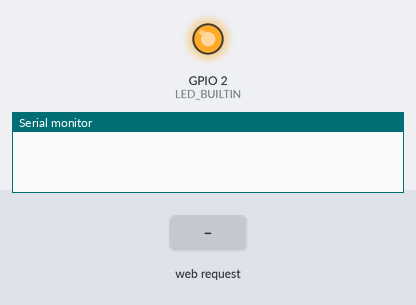
A sketch run on a simulated ESP8266 (NodeMCU). On the bench: output pins drawn as LEDs (lit = HIGH, except the on-board LED, lit = LOW), the last lines printed to the serial monitor. Dashed ring = blinking. Inputs (shaded band) come from the test bench. WiFi joins after 1.5 s; servers stay silent unless stated.

Above: at 2.7 s.
2.8 s: HTTP request GET /btn/1 received
At 3.05 s:
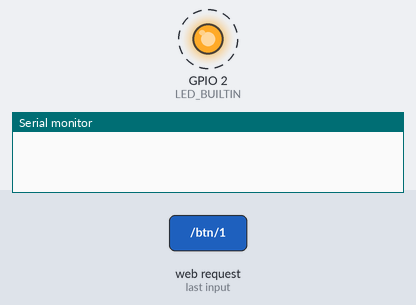
6.4 s: HTTP request GET /btn/2 received
At 7.8 s:
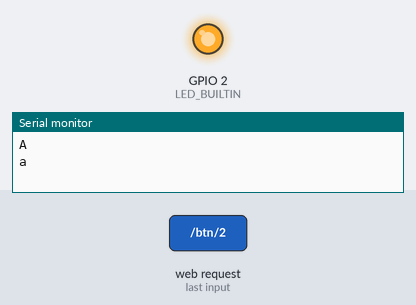
10.0 s: HTTP request GET /btn/3 received
At 10.25 s:
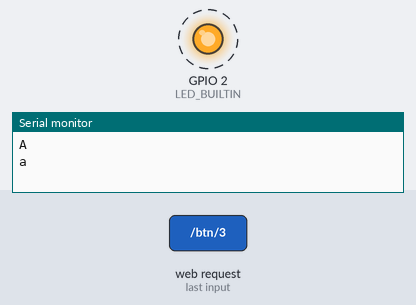
Timing chart, 0 to 13.0 s (numbered marks = the images above; inputs shaded):
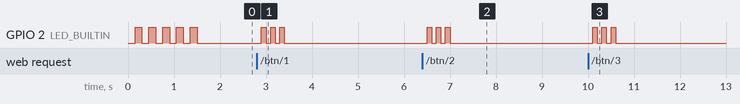

Measured:
- after the input at 2.8 s, GPIO 2 (LED_BUILTIN): alternates HIGH for 0.10 s and LOW for 0.10 s, 6 changes in all, then stays LOW, starting after 0.10 s
- after the input at 6.4 s, GPIO 2 (LED_BUILTIN): alternates HIGH for 0.10 s and LOW for 0.10 s, 6 changes in all, then stays LOW, starting after 0.10 s
- after the input at 10.0 s, GPIO 2 (LED_BUILTIN): alternates HIGH for 0.10 s and LOW for 0.10 s, 6 changes in all, then stays LOW, starting after 0.10 s

The sketch:

esp.ino
```cpp
#include <ESP8266WiFi.h>

#ifndef STASSID
#define STASSID "WiTooth"
#define STAPSK  "psw123456"
#endif

String input = "";

const char* ssid = STASSID;
const char* password = STAPSK;

WiFiServer server(80);

void setup() {
  Serial.begin(9600);

  // prepare LED
  pinMode(LED_BUILTIN, OUTPUT);
  WiFi.mode(WIFI_STA);
  WiFi.begin(ssid, password);
  while (WiFi.status() != WL_CONNECTED) {
    digitalWrite(LED_BUILTIN, 0);
    delay(150);
    digitalWrite(LED_BUILTIN, 1);
    delay(150);
  }
  digitalWrite(LED_BUILTIN, 0);
  server.begin();
  //Serial.println(WiFi.localIP());
}

void loop() {
  if (WiFi.status() != WL_CONNECTED)
  {
    while (WiFi.status() != WL_CONNECTED) {
      digitalWrite(LED_BUILTIN, 1);
      delay(150);
      digitalWrite(LED_BUILTIN, 0);
      delay(150);
      if (Serial.available())
      {
        char d = Serial.read();
        if (d == '?')
        {
          Serial.println("[wl_disconnected]");
        }
      }
    }
  }
  if (Serial.available())
  {
    while (Serial.available() > 0)
    {
      delay(3);
      char d = Serial.read();
      input += d;
    }
    if (input.length() > 0)
    {
      input.trim();
      if (input == "IP?")
      {
        Serial.println(WiFi.localIP());
      }
      else if(input == "?")
      {
        Serial.println("[wl_connected]");
      }
      input = "";
    }
  }
  // Check if a client has connected
  WiFiClient client = server.available();
  if (!client) {
    return;
  }
  blynk(3);
  client.setTimeout(5000);
  String req = client.readStringUntil('\r');
  // Match the request
  int val;
  if (req.indexOf(F("/btn/1")) != -1) {
    Serial.println("A");
  }
  if (req.indexOf(F("/btn/2")) != -1) {
    Serial.println("a");
  }
  if (req.indexOf(F("/btn/3")) != -1) {
    Serial.println("B");
  }
  if (req.indexOf(F("/btn/4")) != -1) {
    Serial.println("b");
  }
  if (req.indexOf(F("/btn/5")) != -1) {
    Serial.println("C");
  }
  if (req.indexOf(F("/btn/6")) != -1) {
    Serial.println("c");
  }
  if (req.indexOf(F("/btn/7")) != -1) {
    Serial.println("D");
  }
  if (req.indexOf(F("/btn/8")) != -1) {
    Serial.println("d");
  }
  if (req.indexOf(F("/btn/9")) != -1) {
    Serial.println("E");
  }
  if (req.indexOf(F("/btn/a")) != -1) {
    Serial.println("e");
  }
  if (req.indexOf(F("/btn/b")) != -1) {
    Serial.println("F");
  }
  if (req.indexOf(F("/btn/c")) != -1) {
    Serial.println("f");
  }
  while (client.available()) {
    client.read();
  }
  client.print(F("HTTP/1.1 200 OK\r\nContent-Type: text/html\r\n\r\n<!DOCTYPE HTML>\r\n<html>\r\n"));
  client.print(F("<body margin=\"0\"><div style = \"width: 500px; height: 800px; background-color: white; top: 50%; left: 50%; position: absolute; margin-left: -250px; margin-top: -400px; border-radius: 2%; border: 2px solid black;\">\n"));
  client.print(F("<h1 style = \"text-align: center;\"> WifiTooth Rev 1.1 </h1>\n"));
  client.print(F("<h3 style = \"text-align: center;\">ON   |  OFF</h3>\n"));
  client.print(F("<div style = \"border-radius: 2%; border: 2px solid black; width: 400px; height: 500px; margin-left: 50px; margin-top: 100px; position: absolute;\" >\n"));

  client.print(F("<p style = \"padding: 20px; text-align: center;\">"));
  client.print(F("<a href=\"http://"));
  client.print(WiFi.localIP());
  client.print(F("/btn/1\"><button style = \"width: 100px; \" >btn1</button></a> | "));
  client.print(F("<a href=\"http://"));
  client.print(WiFi.localIP());
  client.print(F("/btn/2\"><button style = \"width: 100px; \" >btn2</button></a></p>"));

  client.print(F("<p style = \"padding: 20px; text-align: center;\">"));
  client.print(F("<a href=\"http://"));
  client.print(WiFi.localIP());
  client.print(F("/btn/3\"><button style = \"width: 100px; \" >btn3</button></a> | "));
  client.print(F("<a href=\"http://"));
  client.print(WiFi.localIP());
  client.print(F("/btn/4\"><button style = \"width: 100px; \" >btn4</button></a></p>"));

  client.print(F("<p style = \"padding: 20px; text-align: center;\">"));
  client.print(F("<a href=\"http://"));
  client.print(WiFi.localIP());
  client.print(F("/btn/5\"><button style = \"width: 100px; \" >btn5</button></a> | "));
  client.print(F("<a href=\"http://"));
  client.print(WiFi.localIP());
  client.print(F("/btn/6\"><button style = \"width: 100px; \" >btn6</button></a></p>"));

  client.print(F("<p style = \"padding: 20px; text-align: center;\">"));
  client.print(F("<a href=\"http://"));
  client.print(WiFi.localIP());
  client.print(F("/btn/7\"><button style = \"width: 100px; \" >btn7</button></a> | "));
  client.print(F("<a href=\"http://"));
  client.print(WiFi.localIP());
  client.print(F("/btn/8\"><button style = \"width: 100px; \" >btn8</button></a></p>"));

  client.print(F("<p style = \"padding: 20px; text-align: center;\">"));
  client.print(F("<a href=\"http://"));
  client.print(WiFi.localIP());
  client.print(F("/btn/9\"><button style = \"width: 100px; \" >btn9</button></a> | "));
  client.print(F("<a href=\"http://"));
  client.print(WiFi.localIP());
  client.print(F("/btn/a\"><button style = \"width: 100px; \" >btn10</button></a></p>"));

  client.print(F("<p style = \"padding: 20px; text-align: center;\">"));
  client.print(F("<a href=\"http://"));
  client.print(WiFi.localIP());
  client.print(F("/btn/b\"><button style = \"width: 100px; \" >btn11</button></a> | "));
  client.print(F("<a href=\"http://"));
  client.print(WiFi.localIP());
  client.print(F("/btn/c\"><button style = \"width: 100px; \" >btn12</button></a></p>"));


  client.print(F("</div></div></body></html>"));
}

void blynk(byte val)
{
  for (byte i = 0; i < val; i++)
  {
    digitalWrite(LED_BUILTIN, 0);
    delay(100);
    digitalWrite(LED_BUILTIN, 1);
    delay(100);
  }
  digitalWrite(LED_BUILTIN, 0);
}
```
